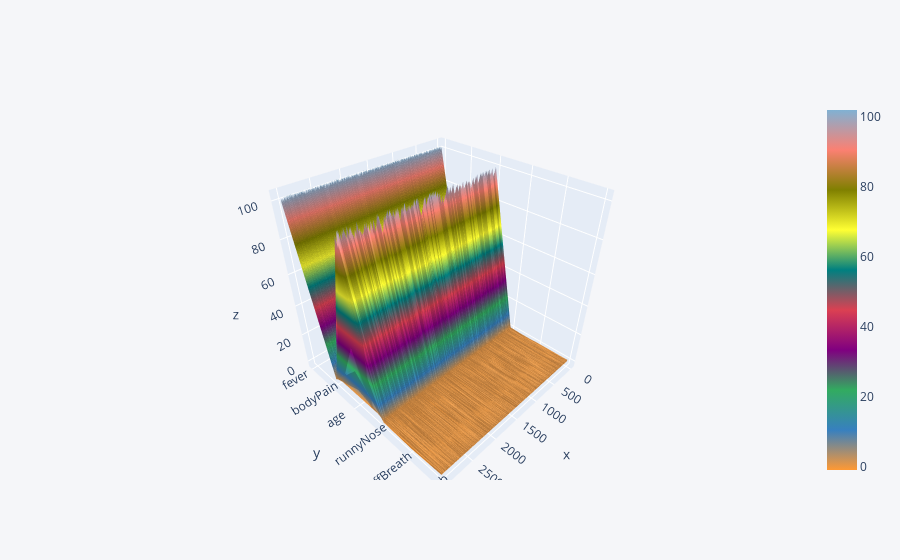

Notebook source saved alongside this figure:
### Markdown cell above
# Surface Plot of Dataset

### Code cell
df.iplot(kind='surface')

### Figure 1 — Plotly figure (JSON) as saved in the notebook; plotly's stock layout.template omitted (floating-point values rounded to 4 significant figures; data arrays with more than 128 entries replaced by an {"elided": "..."} marker saying what was removed)
{"data": [{"colorscale": [[0, "rgb(255, 153, 51)"], [0.1111, "rgb(55, 128, 191)"], [0.2222, "rgb(50, 171, 96)"], [0.3333, "rgb(128, 0, 128)"], [0.4444, "rgb(219, 64, 82)"], [0.5556, "rgb(0, 128, 128)"], [0.6667, "rgb(255, 255, 51)"], [0.7778, "rgb(128, 128, 0)"], [0.8889, "rgb(251, 128, 114)"], [1, "rgb(128, 177, 211)"]], "type": "surface", "x": {"elided": "3016 int values"}, "y": ["fever", "bodyPain", "age", "runnyNose", "diffBreath", "infectionProb"], "z": {"elided": "6x3016 float values"}}], "layout": {"legend": {"bgcolor": "#F5F6F9", "font": {"color": "#4D5663"}}, "paper_bgcolor": "#F5F6F9", "plot_bgcolor": "#F5F6F9", "title": {"font": {"color": "#4D5663"}}, "xaxis": {"gridcolor": "#E1E5ED", "showgrid": true, "tickfont": {"color": "#4D5663"}, "title": {"font": {"color": "#4D5663"}, "text": ""}, "zerolinecolor": "#E1E5ED"}, "yaxis": {"gridcolor": "#E1E5ED", "showgrid": true, "tickfont": {"color": "#4D5663"}, "title": {"font": {"color": "#4D5663"}, "text": ""}, "zerolinecolor": "#E1E5ED"}}}
